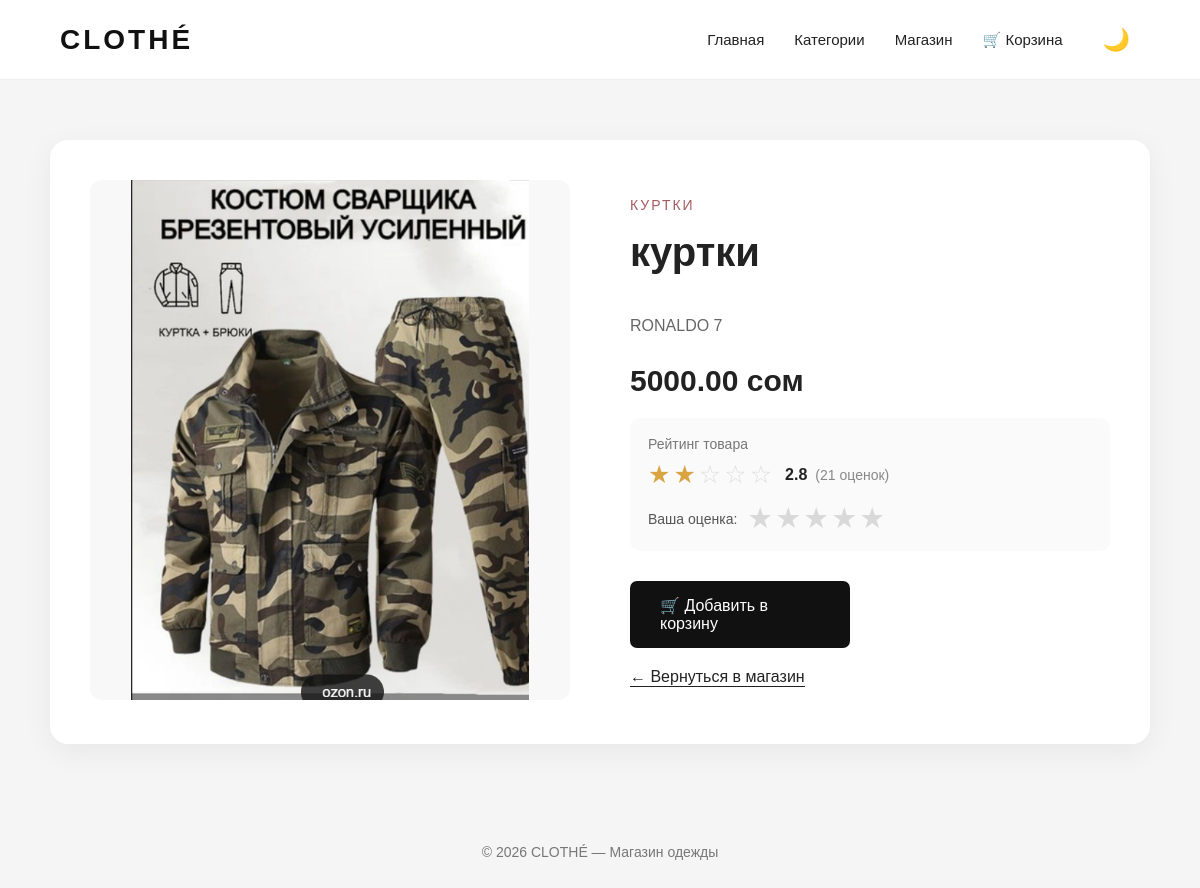
/product/1/, run on the app's committed database.
### catalog/models.py (models this page shows, shortened)
class Product(models.Model):
    category = models.ForeignKey(
        Category,
        on_delete=models.CASCADE,
        related_name="products",
        null=True,
        blank=True
    )
    name = models.CharField(max_length=200)
    description = models.TextField()
    price = models.DecimalField(
        max_digits=10,
        decimal_places=2
    )
    image = models.ImageField(
        upload_to="products/",
        blank=True,
        null=True
    )
    available = models.BooleanField(default=True)
    rating = models.FloatField(default=0)
    rating_count = models.PositiveIntegerField(default=0)

class Category(models.Model):
    name = models.CharField(max_length=100)

### catalog/views.py (the view)
def product_detail(request, pk):
    product = get_object_or_404(
        Product,
        pk=pk
    )
    return render(
        request,
        "catalog/product_detail.html",
        {
            "product": product,
        }
    )

### catalog/templates/catalog/product_detail.html (shortened to what this page needs)
<!DOCTYPE html>
<html lang="ru">
<head>
</head>
<body>
<header>
    <a
        href="{% url 'home' %}"
        class="logo"
    >
        CLOTHÉ
    </a>
    <nav>
        <a href="{% url 'home' %}">
            Главная
        </a>
        <a href="{% url 'home' %}#categories">
            Категории
        </a>
        <a href="{% url 'home' %}#products">
            Магазин
        </a>
        <a href="{% url 'cart' %}">
            🛒 Корзина
        </a>
        <button
            type="button"
            class="theme-button"
            id="themeButton"
            onclick="toggleDarkMode()"
            title="Сменить тему"
        >
            🌙
        </button>
    </nav>
</header>
<div class="container">
    <div class="image-box">
        {% if product.image %}
            <img
                src="{{ product.image.url }}"
                alt="{{ product.name }}"
            >
        {% else %}
            <div class="no-image">
                Нет изображения
            </div>
        {% endif %}
    </div>
    <div class="info">
        {% if product.category %}
            <div class="category">
                {{ product.category.name }}
            </div>
        {% endif %}
        <h1>
            {{ product.name }}
        </h1>
        {% if product.description %}
            <p class="description">
                {{ product.description }}
            </p>
        {% endif %}
        <p class="price">
            {{ product.price }} сом
        </p>
        <div class="rating">
            <div class="rating-title">
                Рейтинг товара
            </div>
            <div class="stars">
                {% for i in "12345" %}
                    {% if product.rating >= forloop.counter %}
                        <span class="star">
                            ★
                        </span>
                    {% else %}
                        <span
                            class="star"
                            style="color:#ddd;"
                        >
                            ☆
                        </span>
                    {% endif %}
                {% endfor %}
                <span class="rating-number">
                    {{ product.rating|floatformat:1 }}
                </span>
                <span class="rating-count">
                    ({{ product.rating_count }} оценок)
                </span>
            </div>
            <form
                method="POST"
                action="{% url 'rate_product' product.pk %}"
                class="rating-form"
                id="ratingForm"
            >
                <span>
                    Ваша оценка:
                </span>
                <div class="rate-buttons">
                    <button
                        type="submit"
                        name="rating"
                        value="1"
                        class="rating-button"
                        data-rating="1"
                        title="1 звезда"
                    >
                        ★
                    </button>
                    <button
                        type="submit"
                        name="rating"
                        value="2"
                        class="rating-button"
                        data-rating="2"
                        title="2 звезды"
                    >
                        ★
                    </button>
                    <button
                        type="submit"
                        name="rating"
                        value="3"
                        class="rating-button"
                        data-rating="3"
                        title="3 звезды"
                    >
                        ★
                    </button>
                    <button
                        type="submit"
                        name="rating"
                        value="4"
                        class="rating-button"
                        data-rating="4"
                        title="4 звезды"
                    >
                        ★
                    </button>
                    <button
                        type="submit"
                        name="rating"
                        value="5"
                        class="rating-button"
                        data-rating="5"
                        title="5 звезд"
                    >
                        ★
                    </button>
                </div>
            </form>
        </div>
        <a
            href="{% url 'add_to_cart' product.pk %}"
            class="button"
            onclick="addToCart(event, this)"
        >
            🛒 Добавить в корзину
        </a>
        <a
            href="{% url 'home' %}"
            class="back"
        >
            ← Вернуться в магазин
        </a>
    </div>
</div>
<footer>
    © 2026 CLOTHÉ — Магазин одежды
</footer>
</body>
</html>

### catalog/templates/catalog/product_detail.html (style rules this page uses)
* { box-sizing: border-box; }
body { margin: 0; font-family: Arial, sans-serif; background: #f5f5f5; color: #222; transition: background 0.3s ease, color 0.3s ease; }
header { height: 80px; background: white; display: flex; align-items: center; justify-content: space-between; padding: 0 60px; border-bottom: 1px solid #eee; transition: background 0.3s ease, border-color 0.3s ease; }
.logo { color: #111; text-decoration: none; font-size: 28px; font-weight: bold; letter-spacing: 3px; transition: color 0.3s ease; }
nav { display: flex; align-items: center; gap: 30px; }
nav a { color: #222; text-decoration: none; font-size: 15px; transition: 0.2s; }
.theme-button { border: none; background: transparent; font-size: 22px; cursor: pointer; padding: 8px 10px; border-radius: 50%; transition: background 0.2s ease, transform 0.2s ease; }
.container { max-width: 1100px; margin: 60px auto; padding: 40px; background: white; display: flex; gap: 60px; border-radius: 18px; box-shadow: 0 8px 30px rgba( 0, 0, 0, 0.06 ); transition: background 0.3s ease, box-shadow 0.3s ease; }
.image-box { width: 50%; }
.image-box img { width: 100%; height: 520px; object-fit: contain; background: #f8f8f8; border-radius: 12px; transition: background 0.3s ease; }
.info { width: 50%; display: flex; flex-direction: column; justify-content: center; }
.category { color: #a45c61; font-size: 14px; text-transform: uppercase; letter-spacing: 2px; margin-bottom: 15px; }
.info h1 { font-size: 40px; margin: 0 0 20px; line-height: 1.2; }
.description { color: #666; line-height: 1.7; font-size: 16px; margin-bottom: 25px; transition: color 0.3s ease; }
.price { font-size: 30px; font-weight: bold; margin: 0 0 20px; }
.rating { margin-bottom: 30px; padding: 18px; background: #fafafa; border-radius: 10px; width: 100%; transition: background 0.3s ease; }
.rating-title { font-size: 14px; color: #777; margin-bottom: 8px; transition: color 0.3s ease; }
.stars { display: flex; align-items: center; gap: 3px; }
.star { font-size: 25px; color: #d9a441; }
.rating-number { font-size: 16px; font-weight: bold; margin-left: 10px; }
.rating-count { color: #888; font-size: 14px; margin-left: 5px; transition: color 0.3s ease; }
.rating-form { margin-top: 15px; display: flex; align-items: center; gap: 10px; flex-wrap: wrap; }
.rating-form > span { font-size: 14px; color: #555; transition: color 0.3s ease; }
.rate-buttons { display: flex; gap: 2px; }
.rate-buttons button { border: none; background: transparent; color: #d9d9d9; font-size: 29px; cursor: pointer; padding: 0; line-height: 1; transition: color 0.15s ease, transform 0.15s ease; }
.button { display: inline-flex; align-items: center; justify-content: center; width: 220px; min-height: 55px; background: #111; color: white; padding: 15px 30px; text-decoration: none; border: none; border-radius: 7px; font-size: 16px; cursor: pointer; transition: background 0.25s ease, transform 0.25s ease; }
.back { display: inline-block; margin-top: 20px; color: #222; text-decoration: none; width: fit-content; border-bottom: 1px solid #222; transition: color 0.2s ease, border-color 0.2s ease; }
footer { text-align: center; padding: 40px 20px; color: #777; font-size: 14px; transition: color 0.3s ease; }

### data on the page
Product: image (picture), category.name "КУРТКИ", name "куртки", description "RONALDO 7", price "5000.00", rating "2.8", rating_count "21"
